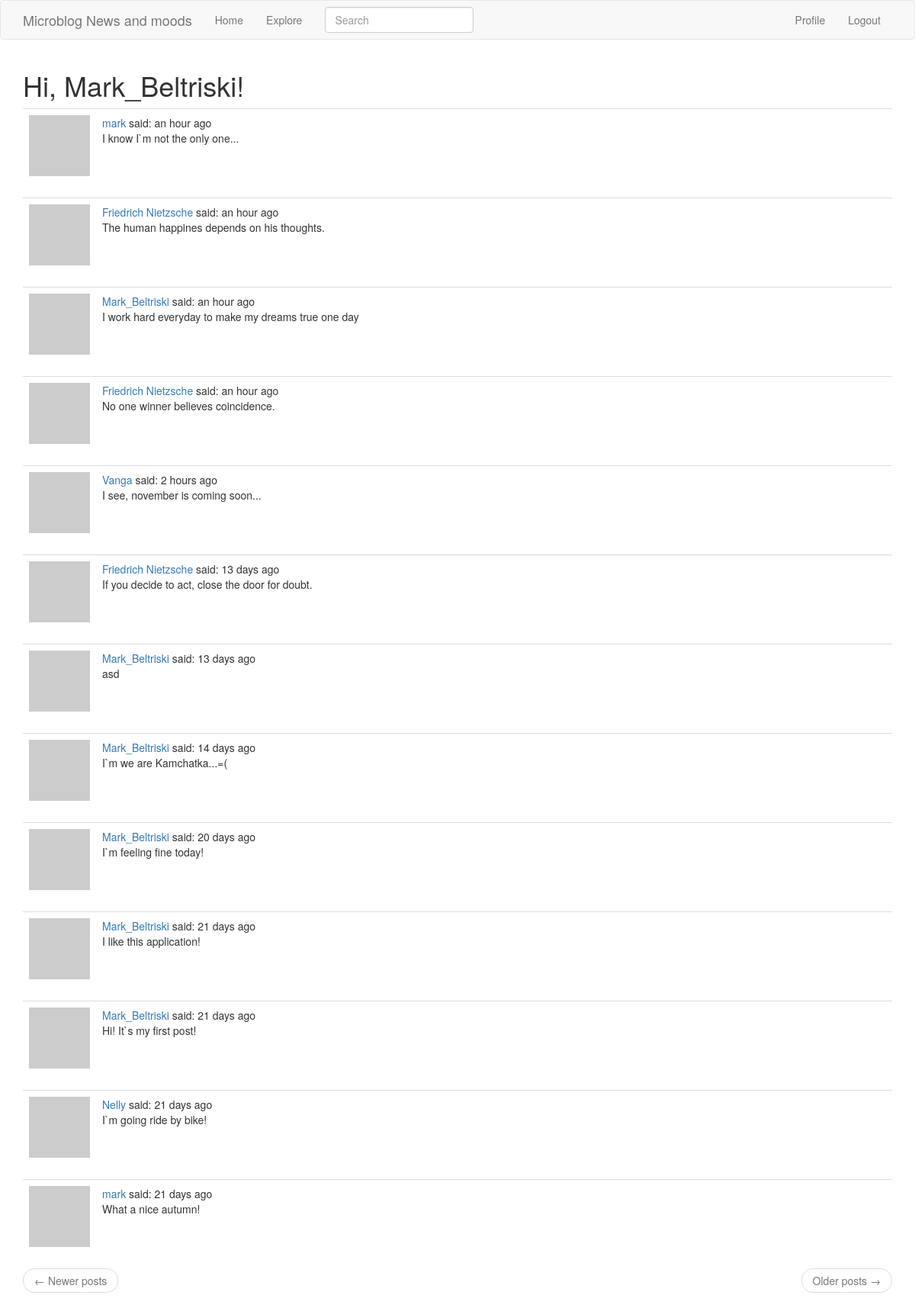
Screenshot of /explore (signed in) with the database file from the repository.
### app/models.py (models this page shows, shortened)
class User(UserMixin, db.Model):
    id = db.Column(db.Integer, primary_key=True)
    username = db.Column(db.String(64), index=True, unique=True)
    email = db.Column(db.String(120), index=True, unique=True)
    password_hash = db.Column(db.String(128))
    posts = db.relationship('Post', backref='author', lazy='dynamic')
    about_me = db.Column(db.String(140))
    last_seen = db.Column(db.DateTime, default=datetime.utcnow)
    followed = db.relationship(
        'User', secondary=followers,
        primaryjoin=(followers.c.follower_id == id),
        secondaryjoin=(followers.c.followed_id == id),
        backref=db.backref('followers', lazy='dynamic'), lazy='dynamic')
    def avatar(self, size):
        digest = md5(self.email.lower().encode('utf-8')).hexdigest()
        return 'https://www.gravatar.com/avatar/{}?d=identicon&s={}'.format(
            digest, size)

class SearchableMixin(object):
    @classmethod
    def before_commit(cls, session):
        session._changes = {
            'add': list(session.new),
            'update': list(session.dirty),
            'delete': list(session.deleted)
        }
    @classmethod
    def after_commit(cls, session):
        for obj in session._changes['add']:
            if isinstance(obj, SearchableMixin):
                add_to_index(obj.__tablename__, obj)
        for obj in session._changes['update']:
            if isinstance(obj, SearchableMixin):
                add_to_index(obj.__tablename__, obj)
        for obj in session._changes['delete']:
            if isinstance(obj, SearchableMixin):
                remove_from_index(obj.__tablename__, obj)
        session._changes = None

class Post(SearchableMixin, db.Model):
    __searchable__ = ['body']
    id = db.Column(db.Integer, primary_key=True)
    body = db.Column(db.String(140))
    timestamp = db.Column(db.DateTime, index=True, default=datetime.utcnow)
    user_id = db.Column(db.Integer, db.ForeignKey('user.id'))

### app/main/routes.py (the view)
@bp.route('/explore')
@login_required
def explore():
    page = request.args.get('page', 1, type=int)
    posts = Post.query.order_by(Post.timestamp.desc()).paginate(
        page, current_app.config['POST_PER_PAGE'], False)
    next_url = url_for('main.explore', page=posts.next_num) \
        if posts.has_next else None
    prev_url = url_for('main.explore', page=posts.prev_num) \
        if posts.has_prev else None
    return render_template('index.html', title='Explore', posts=posts.items, next_url=next_url,
                           prev_url=prev_url)

### app/main/forms.py
class SearchForm(FlaskForm):
    q = StringField('Search', validators=[DataRequired()])
    def __init__(self, *args, **kwargs):
        if 'formdata' not in kwargs:
            kwargs['formdata'] = request.args
        if 'csrf_enabled' not in kwargs:
            kwargs['csrf_enabled'] = False
        super(SearchForm, self).__init__(*args, **kwargs)

### app/main/routes.py (called while the page is built)
@bp.before_request
def before_request():
    if current_user.is_authenticated:
        current_user.last_seen = datetime.utcnow()
        db.session.commit()

@bp.before_request
def before_request():
    if current_user.is_authenticated:
        current_user.last_seen = datetime.utcnow()
        db.session.commit()
        g.search_form = SearchForm()
    g.locale = str(get_locale())

### app/models.py (called while the page is built)
@login.user_loader
def load_user(id):
    return User.query.get(int(id))

### app/templates/index.html (shortened to what this page needs)
{% extends "base.html" %}
{% import 'bootstrap/wtf.html' as wtf %}
{% block app_content %}
    <h1>Hi, {{ current_user.username }}!</h1>
     {% for post in posts %}
        {% include '_post.html' %}
    {% endfor %}
    <nav aria-label="...">
        <ul class="pager">
            <li class="previous{% if not prev_url %} disabled{% endif %}">
                <a href="{{ prev_url or '#' }}">
                    <span aria-hidden="true">&larr;</span> Newer posts
                </a>
            </li>
            <li class="next{% if not next_url %} disabled{% endif %}">
                <a href="{{ next_url or '#' }}">
                    Older posts <span aria-hidden="true">&rarr;</span>
                </a>
            </li>
        </ul>
    </nav>
{% endblock %}

### app/templates/_post.html
<table class="table table-hover">
    <tr>
        <td width="70px">
            <a href="{{ url_for('main.user', username=post.author.username) }}">
                <img src="{{ post.author.avatar(70) }}" />
            </a>
        </td>
        <td>
            <a href="{{ url_for('main.user', username=post.author.username) }}">
                {{ post.author.username }}
            </a>
        said: {{ moment(post.timestamp).fromNow() }}
        <br>
        {{ post.body }}
    </td>
    </tr>
</table>

### rows the page displays
User: username "Mark_Beltriski"
Post: author.username "mark", timestamp "an hour ago", body "I know I`m not the only one..."
Post: author.username "Friedrich Nietzsche", timestamp "an hour ago", body "The human happines depends on his thoughts."
Post: author.username "Mark_Beltriski", timestamp "an hour ago", body "I work hard everyday to make my dreams true one day"
Post: author.username "Friedrich Nietzsche", timestamp "an hour ago", body "No one winner believes coincidence."
Post: author.username "Vanga", timestamp "2 hours ago", body "I see, november is coming soon..."
Post: author.username "Friedrich Nietzsche", timestamp "13 days ago", body "If you decide to act, close the door for doubt."
Post: author.username "Mark_Beltriski", timestamp "13 days ago", body "asd"
Post: author.username "Mark_Beltriski", timestamp "14 days ago", body "I`m we are Kamchatka...=("
Post: author.username "Mark_Beltriski", timestamp "20 days ago", body "I`m feeling fine today!"
Post: author.username "Mark_Beltriski", timestamp "21 days ago", body "I like this application!"
Post: author.username "Mark_Beltriski", timestamp "21 days ago", body "Hi! It`s my first post!"
Post: author.username "Nelly", timestamp "21 days ago", body "I`m going ride by bike!"
Post: author.username "mark", timestamp "21 days ago", body "What a nice autumn!"
